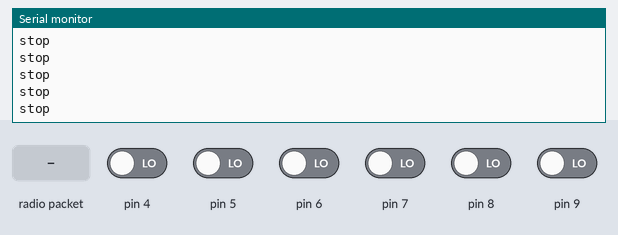
Bench run of a sketch on a simulated Arduino Uno, built with avr-gcc and run on an emulated ATmega328P. On the bench: the last lines printed to the serial monitor. The inputs (shaded band) are chosen by the test bench; at power-on: pin 4–9 LOW. No radio packets arrive unless stated.

Above: at 1.2 s.
1.3 s: pin 4 driven HIGH
At 1.8 s:
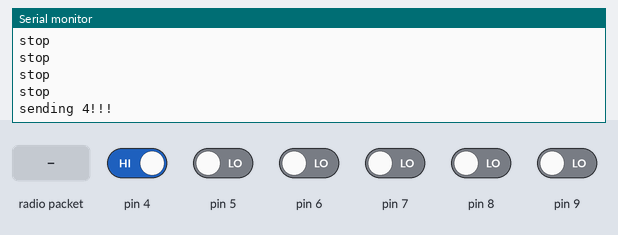
2.8 s: pin 8 driven HIGH
At 4.0 s:
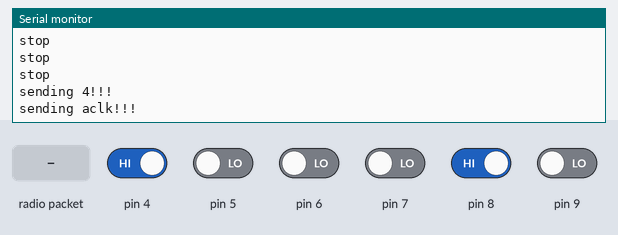
4.3 s: pin 9 driven HIGH
At 5.2 s:
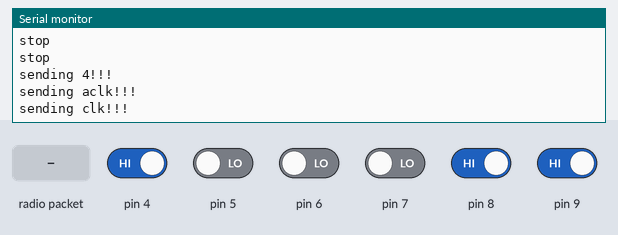
5.8 s: radio packet "1" arrives
At 6.4 s:
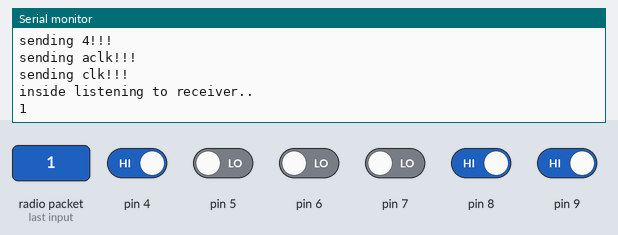
7.3 s: pin 5 driven HIGH
At 8.5 s:
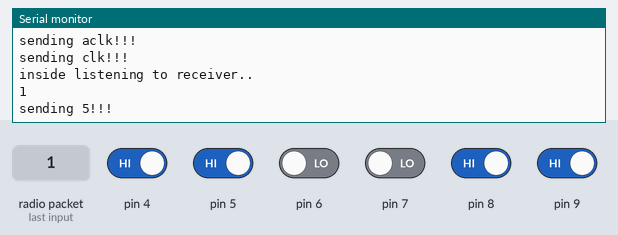
8.8 s: pin 6 driven HIGH
At 9.9 s:
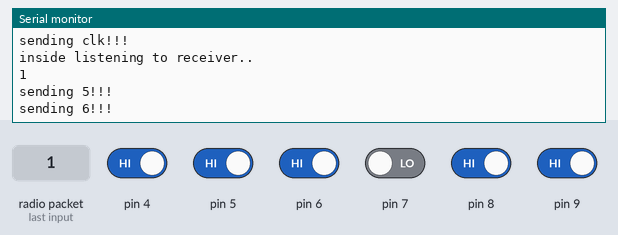

Measured:
- after the input at 1.3 s, the serial monitor: prints a new line at once (image 1)
- after the input at 2.8 s, the serial monitor: prints a new line at once (image 2)
- after the input at 4.3 s, the serial monitor: prints a new line at once (image 3)
- after the input at 5.8 s, the serial monitor: prints a new line at once (image 4)
- after the input at 7.3 s, the serial monitor: prints a new line at once (image 5)
- after the input at 8.8 s, the serial monitor: prints a new line at once (image 6)

The sketch:

controller.ino
```cpp
#include <SPI.h>
#include <nRF24L01.h>
#include <RF24.h>
//#define debug

bool t_up = false;
bool t_left = false;
bool t_down = false;
bool t_right = false;
bool t_clk = false;
bool t_aclk = false;
bool s_up = true;
bool s_down = true;
bool s_left = true;
bool s_right = true;
bool s_clk = true;
bool s_aclk = true;

RF24 radio(2, 3); // CE, CSN
const byte addresses[][6] = {"00001", "00002"};

void setup() {
    Serial.begin(9600);
    radio.begin();
    radio.openWritingPipe(addresses[1]); // 00001
    radio.openReadingPipe(1, addresses[0]); // 00002

    radio.setPALevel(RF24_PA_MAX);
    radio.stopListening();
    pinMode(7, INPUT);
    pinMode(6, INPUT);
    pinMode(5, INPUT);
    pinMode(4, INPUT);
    pinMode(8, INPUT);
    pinMode(9, INPUT);
}

const char text2[32] = "xyz";

void loop() {

    //////////////////////////////(7)
    if (digitalRead(7) == HIGH) {
        if (t_right == false) {
            Serial.println("sending 7!!!");
            int text = '7';
            radio.stopListening();
            radio.write(&text, sizeof(text));
            radio.startListening();
            t_right = true;
        }
        s_right = true;
    } else {
        if (s_right == true) {
            s_right = false;
            Serial.println("stop");
            radio.stopListening();
            int text = '0';
            radio.write(&text, sizeof(text));
        }
        t_right = false;
    }

    //////////////////////////////(4)
    if (digitalRead(4) == HIGH) {
        if (t_up == false) {
            Serial.println("sending 4!!!");
            int text = '4';
            radio.stopListening();
            radio.write(&text, sizeof(text));
            radio.startListening();
            t_up = true;
        }
        s_up = true;
    } else {
        if (s_up == true) {
            s_up = false;
            Serial.println("stop");
            radio.stopListening();
            int text = '0';
            radio.write(&text, sizeof(text));
        }
        t_up = false;
    }
    //////////////////////////////(5)
    if (digitalRead(5) == HIGH) {
        if (t_down == false) {
            Serial.println("sending 5!!!");
            int text = '5';
            radio.stopListening();
            radio.write(&text, sizeof(text));
            radio.startListening();
            t_down = true;
        }
        s_down = true;
    } else {
        if (s_down == true) {
            s_down = false;
            Serial.println("stop");
            radio.stopListening();
            int text = '0';
            radio.write(&text, sizeof(text));
        }
        t_down = false;
    }

//////////////////////////////(6)
    if (digitalRead(6) == HIGH) {
        if (t_left == false) {
            Serial.println("sending 6!!!");
            int text = '6';
            radio.stopListening();
            radio.write(&text, sizeof(text));
            radio.startListening();
            t_left = true;
        }
        s_left = true;
    } else {
        if (s_left == true) {
            s_left = false;
            Serial.println("stop");
            radio.stopListening();
            int text = '0';
            radio.write(&text, sizeof(text));
        }
        t_left = false;
    }

//////////////////////////////////(for clk)
    if (digitalRead(9) == HIGH) {
        if (t_clk == false) {
            Serial.println("sending clk!!!");
            int text = '9';
            radio.stopListening();
            radio.write(&text, sizeof(text));
            radio.startListening();
            t_clk = true;
        }
        s_clk = true;
    } else {
        if (s_clk == true) {
            s_clk = false;
            Serial.println("stop");
            radio.stopListening();
            int text = '0';
            radio.write(&text, sizeof(text));
        }
        t_clk = false;
    }

    /////////////////////////////////////(for aclk)
    if (digitalRead(8) == HIGH) {
        if (t_aclk == false) {
            Serial.println("sending aclk!!!");
            int text = '8';
            radio.stopListening();
            radio.write(&text, sizeof(text));
            radio.startListening();
            t_aclk = true;
        }
        s_aclk = true;
    } else {
        if (s_aclk == true) {
            s_aclk = false;
            Serial.println("stop");
            radio.stopListening();
            int text = '0';
            radio.write(&text, sizeof(text));
        }
        t_aclk = false;
    }

    //////////////////////////////////
    if (radio.available()) {
        Serial.println("inside listening to receiver..");
        radio.read(&text2, sizeof(text2));
        Serial.println(text2);
        delay(5);
        radio.stopListening();
    }

}
```
